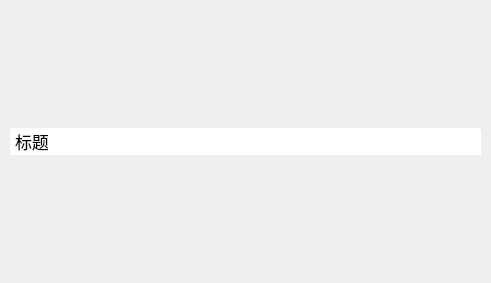
<?xml version="1.0" encoding="UTF-8"?>
<ui version="4.0">
 <class>MagicWindow</class>
 <widget class="QWidget" name="MagicWindow">
  <property name="geometry">
   <rect>
    <x>0</x>
    <y>0</y>
    <width>491</width>
    <height>283</height>
   </rect>
  </property>
  <property name="windowTitle">
   <string>Form</string>
  </property>
  <property name="styleSheet">
   <string notr="true">#titleBarWidget {
	background: white;
	border-top-left-radius: 3px;
     border-top-right-radius: 3px;
	min-height: 27px;
	max-height: 27px;
}

#minButton, #maxButton, #restoreButton, #closeButton {
	min-width: 30px;
	max-width: 30px;
	min-height: 27px;
	max-height: 27px;
	border-width: 0;
}

#closeButton {
	border-top-right-radius: 3px;
}

#minButton {
	border-image: url(:/image/MagicWindow/titlebar-min.png) 0 0 0 0 repeat stretch;
}
#minButton:hover {
	border-image: url(:/image/MagicWindow/titlebar.png) 0 0 0 0 repeat stretch;
}
#minButton:pressed {
	border-image: url(:/image/MagicWindow/titlebar-min-pressed.png) 0 0 0 0 repeat stretch;
}

#maxButton {
	border-image: url(:/image/MagicWindow/titlebar-max.png) 0 0 0 0 repeat stretch;
}
#maxButton:hover {
	border-image: url(:/image/MagicWindow/titlebar-max-hover.png) 0 0 0 0 repeat stretch;
}
#maxButton:pressed {
	border-image: url(:/image/MagicWindow/titlebar-max-pressed.png) 0 0 0 0 repeat stretch;
}

#closeButton {
	border-image: url(:/image/MagicWindow/titlebar-close.png) 0 0 0 0 repeat stretch;
}
#closeButton:hover {
	border-image: url(:/image/MagicWindow/titlebar-close-hover.png) 0 0 0 0 repeat stretch;
}
#closeButton:pressed {
	border-image: url(:/image/MagicWindow/titlebar-close-pressed.png) 0 0 0 0 repeat stretch;
}

#restoreButton {
	border-image: url(:/image/MagicWindow/titlebar-restore.png) 0 0 0 0 repeat stretch;
}
#restoreButton:hover {
	border-image: url(:/image/MagicWindow/titlebar-restore-hover.png) 0 0 0 0 repeat stretch;
}
#restoreButton:pressed {
	border-image: url(:/image/MagicWindow/titlebar-restore-pressed.png) 0 0 0 0 repeat stretch;
}</string>
  </property>
  <layout class="QVBoxLayout" name="verticalLayout">
   <property name="leftMargin">
    <number>10</number>
   </property>
   <property name="topMargin">
    <number>10</number>
   </property>
   <property name="rightMargin">
    <number>10</number>
   </property>
   <property name="bottomMargin">
    <number>10</number>
   </property>
   <item>
    <widget class="QWidget" name="titleBarWidget" native="true">
     <layout class="QHBoxLayout" name="horizontalLayout">
      <property name="spacing">
       <number>0</number>
      </property>
      <property name="leftMargin">
       <number>5</number>
      </property>
      <property name="topMargin">
       <number>0</number>
      </property>
      <property name="rightMargin">
       <number>0</number>
      </property>
      <property name="bottomMargin">
       <number>0</number>
      </property>
      <item>
       <widget class="QLabel" name="titleLabel">
        <property name="font">
         <font>
          <pointsize>13</pointsize>
         </font>
        </property>
        <property name="text">
         <string>标题</string>
        </property>
       </widget>
      </item>
      <item>
       <spacer name="horizontalSpacer">
        <property name="orientation">
         <enum>Qt::Horizontal</enum>
        </property>
        <property name="sizeHint" stdset="0">
         <size>
          <width>382</width>
          <height>20</height>
         </size>
        </property>
       </spacer>
      </item>
      <item>
       <widget class="QPushButton" name="minButton">
        <property name="focusPolicy">
         <enum>Qt::NoFocus</enum>
        </property>
        <property name="text">
         <string/>
        </property>
        <property name="flat">
         <bool>true</bool>
        </property>
       </widget>
      </item>
      <item>
       <widget class="QPushButton" name="maxButton">
        <property name="focusPolicy">
         <enum>Qt::NoFocus</enum>
        </property>
        <property name="text">
         <string/>
        </property>
        <property name="flat">
         <bool>true</bool>
        </property>
       </widget>
      </item>
      <item>
       <widget class="QPushButton" name="restoreButton">
        <property name="focusPolicy">
         <enum>Qt::NoFocus</enum>
        </property>
        <property name="text">
         <string/>
        </property>
        <property name="flat">
         <bool>true</bool>
        </property>
       </widget>
      </item>
      <item>
       <widget class="QPushButton" name="closeButton">
        <property name="focusPolicy">
         <enum>Qt::NoFocus</enum>
        </property>
        <property name="text">
         <string/>
        </property>
        <property name="flat">
         <bool>true</bool>
        </property>
       </widget>
      </item>
     </layout>
    </widget>
   </item>
  </layout>
 </widget>
 <resources/>
 <connections/>
</ui>
